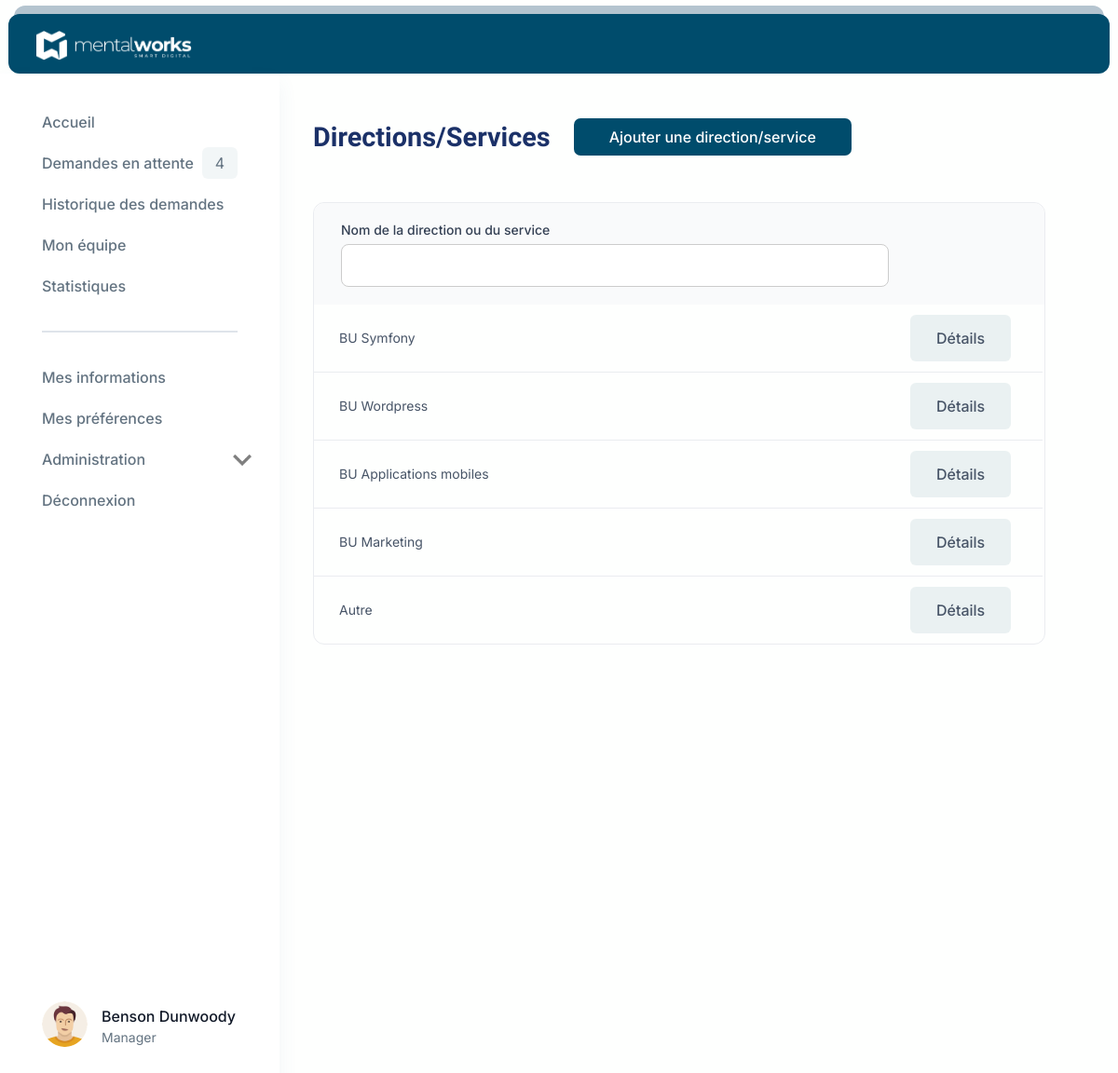
Page /directions_services.php (signed in) on the committed database.
### tables this page shows
CREATE TABLE `user` (
  `id` int(8) NOT NULL,
  `email` varchar(100) NOT NULL,
  `password` varchar(2500) NOT NULL,
  `enabled` tinyint(1) NOT NULL,
  `created_at` datetime(6) NOT NULL,
  `role` varchar(20) NOT NULL,
  `person_id` int(8) NOT NULL
);

CREATE TABLE `person` (
  `id` int(8) NOT NULL,
  `last_name` varchar(20) NOT NULL,
  `first_name` varchar(20) NOT NULL,
  `manager_id` int(8) DEFAULT NULL,
  `department_id` int(8) NOT NULL,
  `position_id` int(8) NOT NULL,
  `alert_new_request` tinyint(1) NOT NULL,
  `alert_on_answer` tinyint(1) NOT NULL,
  `alert_before_vacation` tinyint(1) NOT NULL
);

CREATE TABLE `department` (
  `id` int(8) NOT NULL,
  `name` varchar(30) NOT NULL
);

### directions_services.php (the view)
<?php
include 'includes/verify-connect.php';
include 'includes/database.php';
$query = $connexion->prepare('
    SELECT name, id
    FROM department
');
$query->execute();
$postes1 = $query->fetchAll(\PDO::FETCH_ASSOC);
?>
<div class="History">
    <div class="title-with-dark-button">
        <h1>Directions/Services</h1>
        <a class="large-dark-button" href="directions_services_ajout.php">Ajouter une direction/service</a>
    </div>
    <div class="containerFilter">
        <div class="side-menu-profile filterBar">
            <div class="filterMargin">
                <label class="label-select">Nom de la direction ou du service</label>
                <input class="larger-filter filter" type="text">
            </div>
        </div>
        <div class="list_conge">
            <div class="congeType">
                <?php
                for ($i = 0; $i < Count($postes1); $i++) {
                    if ($i === Count($postes1) - 1) { ?>
                        <div class="filter-info-larger">
                            <p class="break-details"><?= $postes1[$i]['name'] ?></p>
                        </div>
                    <?php } else { ?>
                        <div class="filter-info-larger filterBorderBottom">
                            <p class="break-details"><?= $postes1[$i]['name'] ?></p>
                        </div>
                    <?php }
                }
                ?>
            </div>
            <div class="congeType">
                <?php
                for ($i = 0; $i < Count($postes1); $i++) {
                    if ($i === Count($postes1) - 1) { ?>
                        <div class="filter-info-details">
                            <a class="details-button"
                                href="directions_services_ajout.php?id=<?= $postes1[$i]["id"] ?>">Détails</a>
                        </div>
                    <?php } else { ?>
                        <div class="filter-info-details filterBorderBottom">
                            <a class="details-button"
                                href="directions_services_ajout.php?id=<?= $postes1[$i]["id"] ?>">Détails</a>
                        </div>
                    <?php }
                } ?>
            </div>
        </div>
    </div>
    <?php
    include "includes/footer.php";
    ?>

### includes/name_and_role.php
<?php $requete = $connexion->prepare('SELECT FIRST_NAME, LAST_NAME, user.role FROM person
                                JOIN user ON person.id = user.person_id WHERE person.id = :id');
$requete->bindParam(':id', $_SESSION['utilisateur']['person_id']);
$requete->execute();
$name_person[] = $requete->fetch(PDO::FETCH_ASSOC); ?>
<p class="username">
    <?php echo $name_person[0]['FIRST_NAME'] . ' ' . $name_person[0]['LAST_NAME'] ?>
</p>
<p class="job"><?php echo $name_person[0]['role'] ?></p>

### style.css (style rules this page uses)
body { margin: 0; width: 100%; height: auto; background-color: #fefffe; display: flex; flex-direction: column; }
.side-menu-profile { display: flex; flex-direction: row; align-items: center; padding: 0px 0px 0px 45px; }
.large-dark-button { background-color: #004C6C; color: white; font-family: "Inter", sans-serif; font-weight: 500; font-size: 16px; line-height: 24px; letter-spacing: 0px; text-decoration: none; padding: 8px 38px; border-radius: 7px; }
.details-button { background-color: rgba(0, 76, 108, 0.08); color: #475467; text-decoration: none; font-family: "Inter", sans-serif; font-weight: 500; font-size: 16px; line-height: 24px; }
.details-button, .dark-button { padding: 13px 28px 13px 28px; border-radius: 6px; }
.light-button, .details-button, .dark-button, .alt-dark-button { width: fit-content; border: none; }
h1 { font-size: 28.85px; margin-top: 30px; }
h1, h2 { font-weight: 600; line-height: 24.57px; color: #1B3168; }
.petit_texte, .petit_texte, p { font-weight: 400; font-size: 16px; line-height: 24.57px; color: black; }
p { margin: 25px 0; }
h1, h2, h3, p, p a, .petit_texte, .petit_texte a, .petit_texte, .petit_texte a, .email { font-family: "Epilogue", sans-serif; }
.break-details { font-family: "Inter", sans-serif; font-size: 14px; line-height: 20px; color: #475467; }
.label-select { font-family: "Inter", sans-serif; font-size: 14px; line-height: 20px; color: #344054; }
.job { font-family: "Inter", sans-serif; font-size: 14px; line-height: 22px; color: #637381; margin: 0; }
.username { font-family: "Inter", sans-serif; font-size: 16px; line-height: 24px; color: #111928; margin: 0; }
.number:hover, .username, .label-select { font-weight: 500; }
.email, .placeholder, .break-details, .label-input, .job { font-weight: 400; }
select, input { align-items: center; }
select, input, textarea { display: flex; border-radius: 6px; width: fit-content; appearance: none; border: 1px solid #DFE4EA; }
.filter-info-details { width: 118px; padding-right: 24px; }
.filter-info-larger { width: 589px; padding-left: 27px; padding-right: 24px; }
.filter-info-details, .filter-info-medium, .filter-info-small, .filter-info-type, .filter-info-large, .filter-info-larger { display: flex; align-items: center; height: 72px; }
.title-with-dark-button { display: flex; flex-direction: row; align-items: center; gap: 25px; margin-top: 30px; }
.title-with-dark-button h1 { margin: 0; }
.larger-filter { width: 558px; }
label { display: flex; flex-wrap: nowrap; }
.filterBar { padding: 20px 25px; background-color: #F9FAFB; border-top-left-radius: 12px; border-top-right-radius: 12px; max-width: 1103px; height: 69px; }
.filterBar div { margin: 0 4px; }
.filter { min-width: 0px; height: 24px; border-radius: 8px; border-width: 1px; padding: 10px 14px; }
.filterMargin { margin-right: 2%; }
.congeType { display: flex; flex-direction: column; }
.list_conge { display: flex; flex-direction: row; }
.containerFilter { border-radius: 12px; border-width: 1px; border: 1px solid #EAECF0; width: 100%; max-height: 100%; margin-top: 50px; }
.filterBorderBottom { border-bottom: 1px solid #EAECF0; }
.History { margin-top: 1.5%; margin-left: 3%; }
label { display: block; font-weight: bold; }
input { margin-top: 5px; border: 1px solid #ccc; border-radius: 5px; }

### rows in the picture
user: person.first_name "Benson", person.last_name "Dunwoody", role "Manager"
department: name "BU Symfony"
department: name "BU Wordpress"
department: name "BU Applications mobiles"
department: name "BU Marketing"
department: name "Autre"

### other values in the picture
$demande_en_attente['demande_en_attente'] "4"
